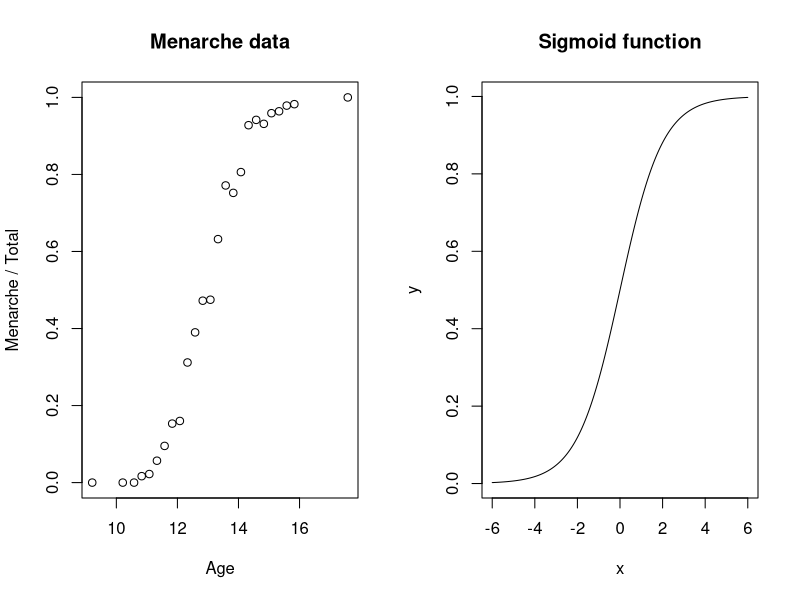
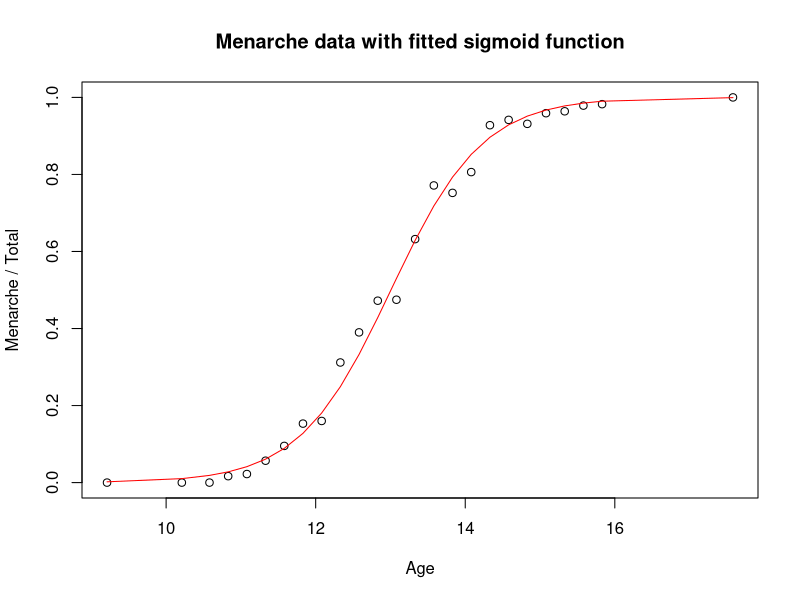

Generate these figures, in order, with R:
pardefault <- par()
printf <- function(...) cat(sprintf(...))


# Ass 8
ass8 <- function () {
  require(MASS)
  sigmoid <- function (x, L=1, k=1, x0=0) { L / (1 + exp(-k*(x-x0))) }
  par(mfrow = c(1,2))
  plot(menarche$Age, menarche$Menarche / menarche$Total,
       xlab="Age", ylab="Menarche / Total", main="Menarche data")
  x <- seq(-6, 6, 0.01)
  plot(x, sigmoid(x, 1), type='l', 
       xlab="x", ylab="y", main="Sigmoid function")
  par(mfrow = c(1,1))
  plot(menarche$Age, menarche$Menarche / menarche$Total,
       xlab="Age", ylab="Menarche / Total", main="Menarche data with fitted sigmoid function")
  model <- glm(cbind(menarche$Menarche, menarche$Total-menarche$Menarche) ~ menarche$Age,
               family=binomial(logit), data=menarche)
  lines(menarche$Age, model$fitted, type="l", col="red")
}
ass8()
